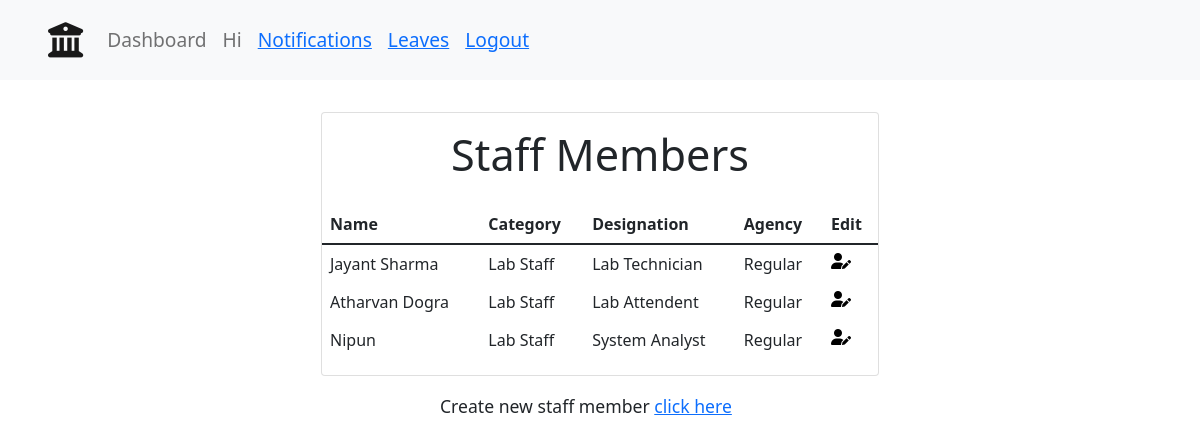
The app's page /admin-dashboard/staff-members-list/ (signed in), older data.
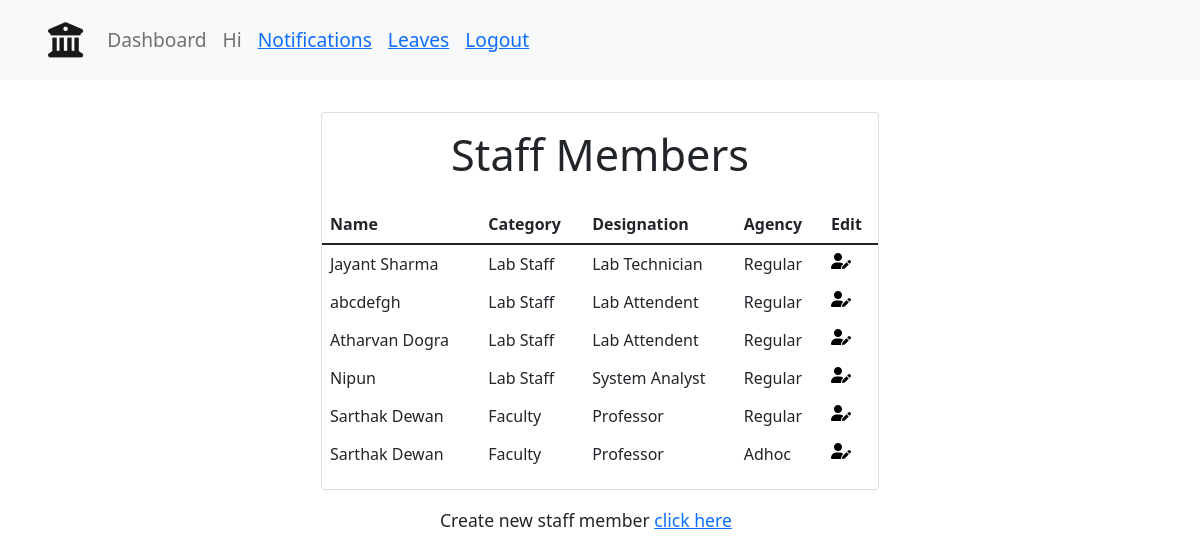
The same page, newer data.
### main/models.py (models this page shows, shortened)
class Staff(models.Model):
    user_obj = models.ForeignKey(User, on_delete=CASCADE, blank=False, null=False, default=None)
    name=models.CharField(max_length=100)
    mobile_number=models.IntegerField()
    email=models.EmailField()
    category=models.ForeignKey('Category',on_delete=CASCADE)
    designation=models.ForeignKey('Designation',on_delete=CASCADE)
    agency = models.ForeignKey('Agency',on_delete=CASCADE)

class Category(models.Model):
    category =models.CharField(max_length=400)

class Designation(models.Model):
    category=models.ForeignKey("Category",on_delete = CASCADE)
    designation =models.CharField(max_length=400)

class Agency(models.Model):
    agency = models.CharField(max_length = 200)

### main/views.py (the view)
# urls.py: path('admin-dashboard/staff-members-list/', views.adminStaff, name='adminStaff'),
def adminStaff(request):
	if request.user.is_staff:
		staffs = Staff.objects.all().order_by('-designation')
		return render(request, "admin/adminStaffs.html", {"staffs":staffs})
	else:
		return render(request, "pagenotfound.html")

### templates/admin/adminStaffs.html (shortened to what this page needs)
{% extends 'base.html' %}
{% load static %}
{% block body %}
{% include 'navbar.html' with staff=staff%}
<div class="container">
    <div class="card custom-card-list">
    <h2>Staff Members</h2>
    <table class="table">
        <thead class="thead-dark">
            <tr>
                <th>Name</th>
                <th>Category</th>
                <th>Designation</th>
                <th>Agency</th>
                <th>Edit</th>
            </tr>
        </thead>
        <tbody>
                {% for staff in staffs %}
                <tr>
                    <td>{{staff.name}}</td>
                    <td>{{staff.category.category}}</td>
                    <td>{{staff.designation.designation}}</td>
                    <td>{{staff.agency.agency}}</td>
                    <td><a href=" {% url 'main:editProfile' pk=staff.id  %} " style="color: black; text-decoration: underline;"><i class="fas fa-user-edit"></i></a></td>
                </tr>
                {% endfor %}
        </tbody>
    </table>
    </div>
    </div>
    <div class="new-user-form">
        <h6>Create new staff member <a href="#">click here</a></h6>
    </div>
{% endblock body %}

Row changes from the older to the newer data that the page shows:
added Staff: name "abcdefgh", category.category "Lab Staff", designation.designation "Lab Attendent", agency.agency "Regular"
added Staff: name "Sarthak Dewan", category.category "Faculty", designation.designation "Professor", agency.agency "Regular"
added Staff: name "Sarthak Dewan", category.category "Faculty", designation.designation "Professor", agency.agency "Adhoc"
